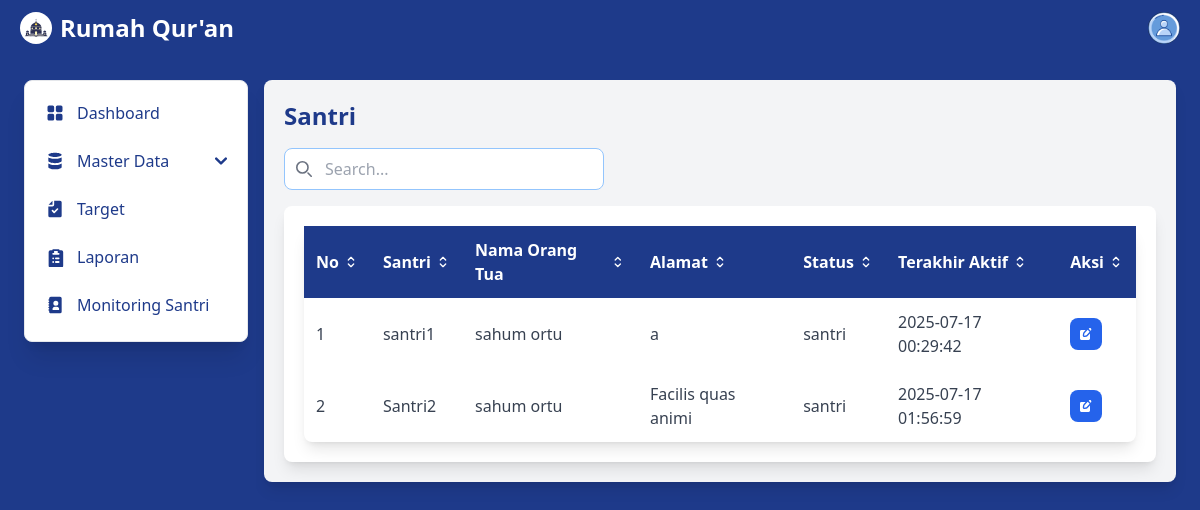
Page /admin/santri (signed in) on the committed database.
### tables this page shows
CREATE TABLE `santri` (
  `id_santri` int(11) NOT NULL,
  `id_user` int(11) NOT NULL,
  `id_orang_tua` int(11) DEFAULT NULL
);

CREATE TABLE `user` (
  `id_user` int(11) NOT NULL,
  `username` varchar(50) NOT NULL,
  `password` varchar(255) NOT NULL,
  `email` varchar(100) NOT NULL,
  `role` enum('guru','santri','orang tua','admin') NOT NULL,
  `nama` varchar(100) NOT NULL,
  `alamat` text NOT NULL,
  `kontak` varchar(20) NOT NULL,
  `login_at` datetime NOT NULL DEFAULT current_timestamp() ON UPDATE current_timestamp()
);

### app/controllers/admin/Santri.php (called while the page is built, shortened)
<?php
class Santri extends Controller
{
    public function index()
    {
        $data['santri_user'] = $this->model('User_model')->getNamaSantri();
        $data['orang_tua'] = $this->model('Orang_tua_model')->getNamaOrang_tua();
        $data['santri'] = $this->model('Santri_model')->getSantri();
        $this->view('admin/santri/index', $data);
    }
}

### admin/index.php (called while the page is built, shortened)
<?php
$app = new AdminApp();

### app/core/Database.php (called while the page is built, shortened)
<?php
class Database
{
    private $host = DB_HOST;
    private $user = DB_USER;
    private $name = DB_NAME;
    private $pass = DB_PASS;
    private $dbh;
    private $stmt;
    public function __construct()
    {
        $dsn = 'mysql::host=' . $this->host . ';dbname=' . $this->name;
        $option = [
            PDO::ATTR_PERSISTENT => true,
            PDO::ATTR_ERRMODE => PDO::ERRMODE_EXCEPTION
        ];
        try {
            $this->dbh = new PDO($dsn, $this->user, $this->pass, $option);
        } catch (PDOException $e) {
            die($e->getMessage());
        }
    }
    public function query($query)
    {
        $this->stmt = $this->dbh->prepare($query);
    }
    public function execute()
    {
        $this->stmt->execute();
    }
    public function resultSet()
    {
        $this->execute();
        return $this->stmt->fetchAll(PDO::FETCH_ASSOC);
    }
}

### app/models/Santri_model.php (called while the page is built, shortened)
<?php
class Santri_model extends Model
{
    public function getSantri()
    {
        $this->db->query("SELECT
                        santri.id_santri,
                        santri.id_orang_tua,
                        user_santri.id_user,
                        user_santri.nama AS nama_santri,
                        user_santri.alamat,
                        user_santri.role,
                        user_santri.login_at,
                        user_ortu.nama AS nama_orang_tua
                      FROM santri
                      JOIN user AS user_santri ON santri.id_user = user_santri.id_user
                      LEFT JOIN orang_tua ON santri.id_orang_tua = orang_tua.id_orang_tua
                      LEFT JOIN user AS user_ortu ON orang_tua.id_user = user_ortu.id_user
                      WHERE user_santri.role = 'santri'");
        return $this->db->resultSet();
    }
}

### app/core/Model.php (called while the page is built, shortened)
<?php
class Model{
    public function __construct() {
        $this->db = new Database();
    }
}

### app/views/admin/santri/index.php (the view, shortened to what this page needs)
<div class="mt-14 sm:ml-60 p-6 bg-blue-900 min-h-screen">
    <div class="p-5 bg-gray-100 shadow-lg rounded-lg">
        <h1 class="text-2xl font-bold mb-4 text-blue-900">Santri</h1>
        <div class="flex justify-between items-center mb-4 gap-4">
            <div class="search-container w-full max-w-xs relative">
                <div class="absolute inset-y-0 start-0 flex items-center ps-3 pointer-events-none">
                </div>
                <input type="text"
                    class="border rounded-lg p-2 ps-10 w-full bg-white text-gray-950 border-blue-300 focus:border-blue-500 focus:ring focus:ring-gray-200"
                    placeholder="Search..." id="dataTableSearch">
            </div>
        </div>
        <div class="p-5 bg-white shadow-lg rounded-lg">
            <table class="w-full border-collapse bg-white shadow-lg rounded-lg" id="admin-table">
                <thead class="bg-blue-900 text-white rounded-t-lg">
                    <tr class="text-left">
                        <th class="p-3"><span class="flex items-center">
                                No
                                <svg class="w-4 h-4 ml-1" aria-hidden="true" xmlns="http://www.w3.org/2000/svg"
                                    width="24" height="24" fill="none" viewBox="0 0 24 24">
                                    <path stroke="currentColor" stroke-linecap="round" stroke-linejoin="round"
                                        stroke-width="2" d="m8 15 4 4 4-4m0-6-4-4-4 4" />
                                </svg>
                            </span></th>
                        <th class="p-3"><span class="flex items-center">
                                Santri
                                <svg class="w-4 h-4 ml-1" aria-hidden="true" xmlns="http://www.w3.org/2000/svg"
                                    width="24" height="24" fill="none" viewBox="0 0 24 24">
                                    <path stroke="currentColor" stroke-linecap="round" stroke-linejoin="round"
                                        stroke-width="2" d="m8 15 4 4 4-4m0-6-4-4-4 4" />
                                </svg>
                            </span></th>
                        <th class="p-3"><span class="flex items-center">
                                Nama Orang Tua
                                <svg class="w-4 h-4 ml-1" aria-hidden="true" xmlns="http://www.w3.org/2000/svg"
                                    width="24" height="24" fill="none" viewBox="0 0 24 24">
                                    <path stroke="currentColor" stroke-linecap="round" stroke-linejoin="round"
                                        stroke-width="2" d="m8 15 4 4 4-4m0-6-4-4-4 4" />
                                </svg>
                            </span></th>
                        <th class="p-3">
                            <span class="flex items-center">
                                Alamat
                                <svg class="w-4 h-4 ml-1" aria-hidden="true" xmlns="http://www.w3.org/2000/svg"
                                    width="24" height="24" fill="none" viewBox="0 0 24 24">
                                    <path stroke="currentColor" stroke-linecap="round" stroke-linejoin="round"
                                        stroke-width="2" d="m8 15 4 4 4-4m0-6-4-4-4 4" />
                                </svg>
                            </span>
                        </th>
                        <th class="p-3">
                            <span class="flex items-center">
                                Status
                                <svg class="w-4 h-4 ml-1" aria-hidden="true" xmlns="http://www.w3.org/2000/svg"
                                    width="24" height="24" fill="none" viewBox="0 0 24 24">
                                    <path stroke="currentColor" stroke-linecap="round" stroke-linejoin="round"
                                        stroke-width="2" d="m8 15 4 4 4-4m0-6-4-4-4 4" />
                                </svg>
                            </span>
                        </th>
                        <th class="p-3">
                            <span class="flex items-center">
                                Terakhir Aktif
                                <svg class="w-4 h-4 ml-1" aria-hidden="true" xmlns="http://www.w3.org/2000/svg"
                                    width="24" height="24" fill="none" viewBox="0 0 24 24">
                                    <path stroke="currentColor" stroke-linecap="round" stroke-linejoin="round"
                                        stroke-width="2" d="m8 15 4 4 4-4m0-6-4-4-4 4" />
                                </svg>
                            </span>
                        </th>
                        <th class="p-3">
                            <span class="flex items-center">
                                Aksi
                                <svg class="w-4 h-4 ml-1" aria-hidden="true" xmlns="http://www.w3.org/2000/svg"
                                    width="24" height="24" fill="none" viewBox="0 0 24 24">
                                    <path stroke="currentColor" stroke-linecap="round" stroke-linejoin="round"
                                        stroke-width="2" d="m8 15 4 4 4-4m0-6-4-4-4 4" />
                                </svg>
                            </span>
                        </th>
                    </tr>
                </thead>
                <tbody class="rounded-b-lg">
                    <?php $no = 1;
                    foreach ($data['santri'] as $santri): ?>
                        <tr class="hover:bg-blue-100 cursor-pointer text-gray-700">
                            <td class="p-3"><?= $no++ ?></td>
                            <td class="p-3"><?= $santri['nama_santri'] ?></td>
                            <td class="p-3"><?= $santri['nama_orang_tua'] ?></td>
                            <td class="p-3"><?= $santri['alamat'] ?></td>
                            <td class="p-3"><?= $santri['role'] ?></td>
                            <td class="p-3"><?= $santri['login_at'] ?></td>
                            <td class="p-3">
                                <div class="flex space-x-2">
                                    <button onclick="editSantri('<?= $santri['id_santri'] ?>','<?= $santri['id_orang_tua'] ?>','<?= addslashes($santri['nama_orang_tua']) ?>')"
                                        data-modal-target="crud-modal" data-modal-toggle="crud-modal"
                                        class="text-white bg-blue-600 hover:bg-blue-700 focus:ring-4 focus:outline-none focus:ring-blue-300 font-medium rounded-lg text-sm p-2">
                                    </button>
                                </div>
                            </td>
                        </tr>
                    <?php endforeach ?>
                </tbody>
            </table>
        </div>
    </div>
</div>

### app/core/Controller.php (shortened to what this page needs)
<?php
class Controller
{
    public function view($view, $data = [])
    {
        $possiblePaths = [
            __DIR__ . '/../views/' . $view . '.php',
            __DIR__ . '/../views/templates/' . $view . '.php',
            __DIR__ . '/../views/templates/Admin_' . basename($view) . '.php',
            __DIR__ . '/../views/templates/admin_' . basename($view) . '.php'
        ];
        foreach ($possiblePaths as $path) {
            if (file_exists($path)) {
                require_once $path;
                return;
            }
        }
        die('View not found: ' . $view . '. Tried paths: ' . implode(', ', $possiblePaths));
    }
    public function model($model)
    {
        return new $model;
    }
}

### rows in the picture
santri: id_user.nama "santri1", user.nama "sahum ortu", id_user.alamat "a", id_user.role "santri", id_user.login_at "2025-07-17 00:29:42"
santri: id_user.nama "Santri2", user.nama "sahum ortu", id_user.alamat "Facilis quas animi", id_user.role "santri", id_user.login_at "2025-07-17 01:56:59"
